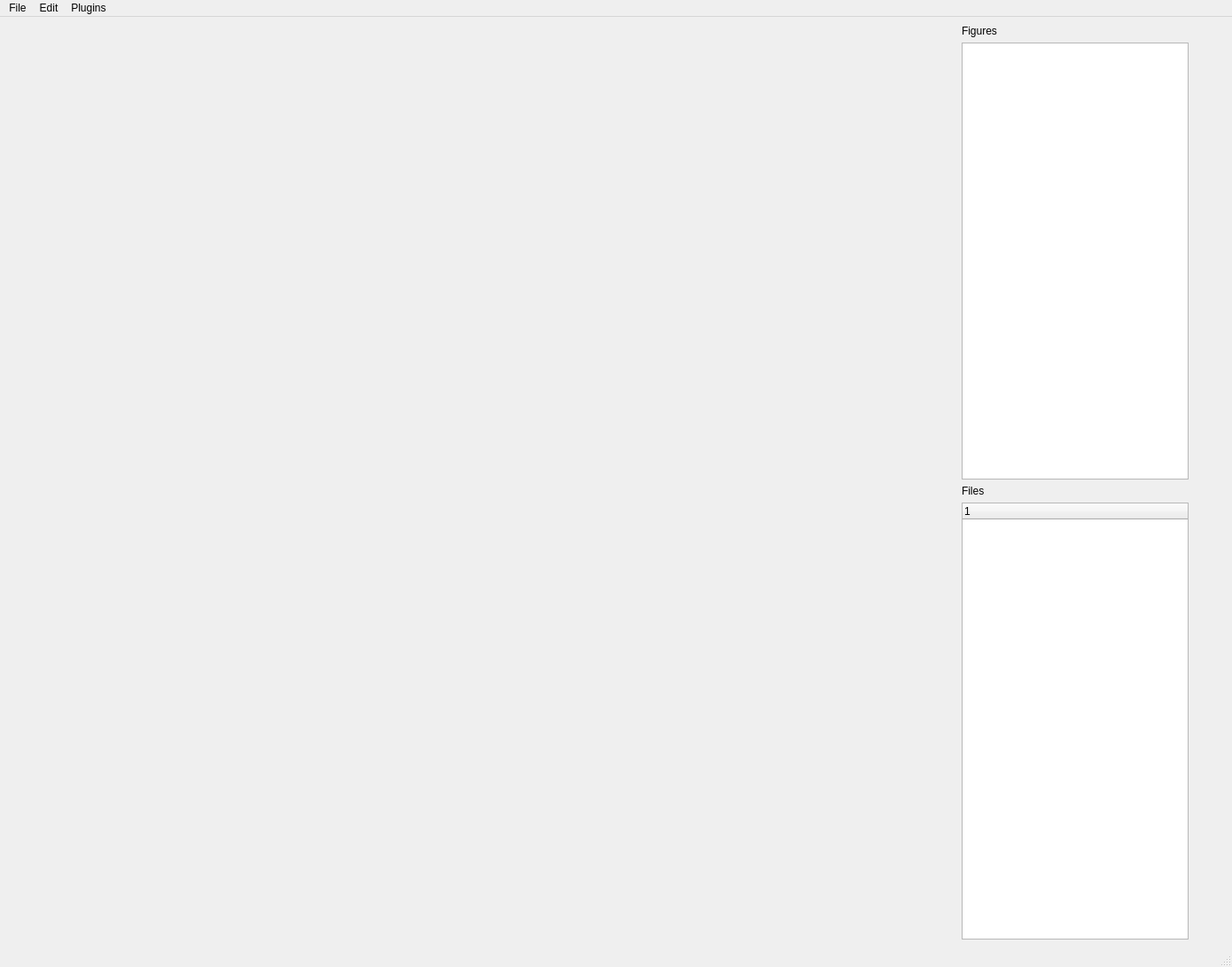
<?xml version="1.0" encoding="UTF-8"?>
<ui version="4.0">
 <class>MainWindow</class>
 <widget class="QMainWindow" name="MainWindow">
  <property name="geometry">
   <rect>
    <x>0</x>
    <y>0</y>
    <width>1390</width>
    <height>1091</height>
   </rect>
  </property>
  <property name="windowTitle">
   <string>MainWindow</string>
  </property>
  <widget class="QWidget" name="centralwidget">
   <layout class="QHBoxLayout" name="horizontalLayout">
    <item>
     <widget class="MplWidget" name="MplWidget" native="true">
      <property name="enabled">
       <bool>true</bool>
      </property>
      <property name="sizePolicy">
       <sizepolicy hsizetype="Expanding" vsizetype="Expanding">
        <horstretch>1</horstretch>
        <verstretch>1</verstretch>
       </sizepolicy>
      </property>
      <property name="minimumSize">
       <size>
        <width>1024</width>
        <height>1024</height>
       </size>
      </property>
     </widget>
    </item>
    <item>
     <spacer name="horizontalSpacer">
      <property name="orientation">
       <enum>Qt::Horizontal</enum>
      </property>
      <property name="sizeHint" stdset="0">
       <size>
        <width>12</width>
        <height>20</height>
       </size>
      </property>
     </spacer>
    </item>
    <item>
     <layout class="QVBoxLayout" name="verticalLayout">
      <item>
       <widget class="QLabel" name="label">
        <property name="text">
         <string>Figures</string>
        </property>
       </widget>
      </item>
      <item>
       <widget class="PlotListWidget" name="PlotListWidget">
        <property name="dragEnabled">
         <bool>true</bool>
        </property>
        <property name="dragDropMode">
         <enum>QAbstractItemView::InternalMove</enum>
        </property>
        <property name="defaultDropAction">
         <enum>Qt::MoveAction</enum>
        </property>
        <property name="alternatingRowColors">
         <bool>true</bool>
        </property>
       </widget>
      </item>
      <item>
       <widget class="QLabel" name="label_2">
        <property name="text">
         <string>Files</string>
        </property>
       </widget>
      </item>
      <item>
       <widget class="CohortTreeWidget" name="CohortTreeWidget">
        <property name="columnCount">
         <number>1</number>
        </property>
        <column>
         <property name="text">
          <string>1</string>
         </property>
        </column>
       </widget>
      </item>
     </layout>
    </item>
    <item>
     <spacer name="horizontalSpacer_2">
      <property name="orientation">
       <enum>Qt::Horizontal</enum>
      </property>
      <property name="sizeHint" stdset="0">
       <size>
        <width>40</width>
        <height>20</height>
       </size>
      </property>
     </spacer>
    </item>
   </layout>
  </widget>
  <widget class="QMenuBar" name="menubar">
   <property name="geometry">
    <rect>
     <x>0</x>
     <y>0</y>
     <width>1390</width>
     <height>22</height>
    </rect>
   </property>
   <widget class="QMenu" name="menuFile">
    <property name="title">
     <string>File</string>
    </property>
    <addaction name="actionOpen_Cohort"/>
   </widget>
   <widget class="QMenu" name="menuEdit">
    <property name="title">
     <string>Edit</string>
    </property>
   </widget>
   <widget class="QMenu" name="menuPlugins">
    <property name="title">
     <string>Plugins</string>
    </property>
    <addaction name="actionAdd_Plugins"/>
    <addaction name="separator"/>
   </widget>
   <addaction name="menuFile"/>
   <addaction name="menuEdit"/>
   <addaction name="menuPlugins"/>
  </widget>
  <widget class="QStatusBar" name="statusbar"/>
  <action name="actionAdd_Plugins">
   <property name="text">
    <string>Add Plugins...</string>
   </property>
  </action>
  <action name="actionOpen_Cohort">
   <property name="text">
    <string>Open Cohort...</string>
   </property>
  </action>
 </widget>
 <customwidgets>
  <customwidget>
   <class>MplWidget</class>
   <extends>QWidget</extends>
   <header>mplwidget.h</header>
   <container>1</container>
  </customwidget>
  <customwidget>
   <class>PlotListWidget</class>
   <extends>QListWidget</extends>
   <header>plotlistwidget.h</header>
  </customwidget>
  <customwidget>
   <class>CohortTreeWidget</class>
   <extends>QTreeWidget</extends>
   <header>cohorttreewidget.h</header>
  </customwidget>
 </customwidgets>
 <resources/>
 <connections/>
</ui>
